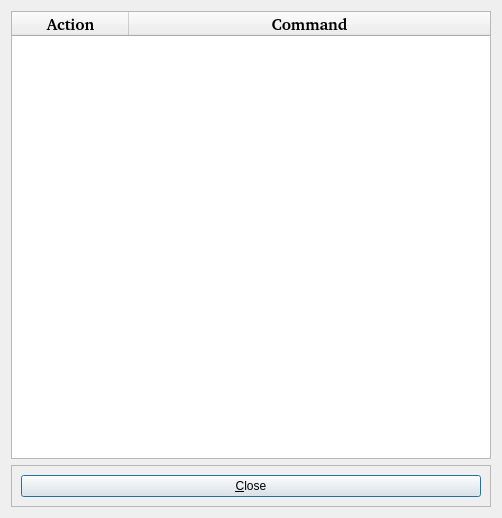
<?xml version="1.0" encoding="UTF-8"?>
<ui version="4.0">
 <class>keyCommandsDialog</class>
 <widget class="QDialog" name="keyCommandsDialog">
  <property name="geometry">
   <rect>
    <x>0</x>
    <y>0</y>
    <width>502</width>
    <height>518</height>
   </rect>
  </property>
  <property name="windowTitle">
   <string>Key Commands</string>
  </property>
  <layout class="QVBoxLayout" name="verticalLayout">
   <item>
    <widget class="QTableWidget" name="tableWidget">
     <property name="font">
      <font>
       <family>Bitstream Charter</family>
       <pointsize>12</pointsize>
       <weight>75</weight>
       <bold>true</bold>
      </font>
     </property>
     <property name="editTriggers">
      <set>QAbstractItemView::NoEditTriggers</set>
     </property>
     <property name="columnCount">
      <number>2</number>
     </property>
     <attribute name="horizontalHeaderVisible">
      <bool>true</bool>
     </attribute>
     <attribute name="horizontalHeaderCascadingSectionResizes">
      <bool>false</bool>
     </attribute>
     <attribute name="horizontalHeaderDefaultSectionSize">
      <number>117</number>
     </attribute>
     <attribute name="horizontalHeaderHighlightSections">
      <bool>true</bool>
     </attribute>
     <attribute name="horizontalHeaderMinimumSectionSize">
      <number>100</number>
     </attribute>
     <attribute name="horizontalHeaderShowSortIndicator" stdset="0">
      <bool>false</bool>
     </attribute>
     <attribute name="horizontalHeaderStretchLastSection">
      <bool>true</bool>
     </attribute>
     <attribute name="verticalHeaderVisible">
      <bool>false</bool>
     </attribute>
     <attribute name="verticalHeaderDefaultSectionSize">
      <number>38</number>
     </attribute>
     <attribute name="verticalHeaderHighlightSections">
      <bool>true</bool>
     </attribute>
     <attribute name="verticalHeaderMinimumSectionSize">
      <number>30</number>
     </attribute>
     <column>
      <property name="text">
       <string>Action</string>
      </property>
     </column>
     <column>
      <property name="text">
       <string>Command</string>
      </property>
     </column>
    </widget>
   </item>
   <item>
    <widget class="QFrame" name="frame">
     <property name="frameShape">
      <enum>QFrame::StyledPanel</enum>
     </property>
     <property name="frameShadow">
      <enum>QFrame::Raised</enum>
     </property>
     <layout class="QVBoxLayout" name="verticalLayout_2">
      <item>
       <widget class="QPushButton" name="pushButton">
        <property name="text">
         <string>&amp;Close</string>
        </property>
       </widget>
      </item>
     </layout>
    </widget>
   </item>
  </layout>
 </widget>
 <resources/>
 <connections>
  <connection>
   <sender>pushButton</sender>
   <signal>clicked()</signal>
   <receiver>keyCommandsDialog</receiver>
   <slot>close()</slot>
   <hints>
    <hint type="sourcelabel">
     <x>226</x>
     <y>483</y>
    </hint>
    <hint type="destinationlabel">
     <x>243</x>
     <y>520</y>
    </hint>
   </hints>
  </connection>
 </connections>
</ui>
